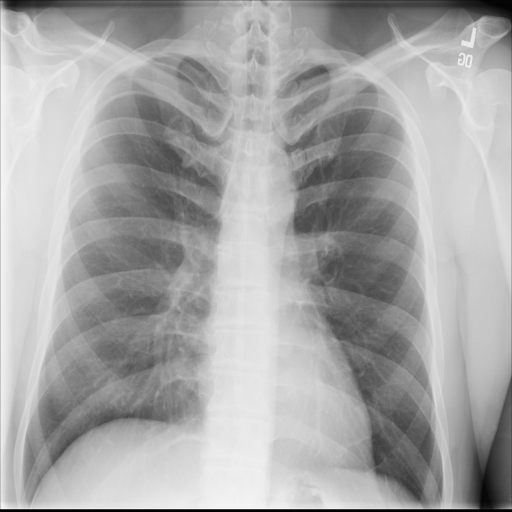
#> input picture dataset/ref/00000531_003.png, 1024 x 1024 px, found by its file name (shown at 1/2 size); its folder holds only this picture in this run
$ jupyter execute --allow-errors 'Localized energy-based Normalization.ipynb'
#> lines starting #> are read from the running program, lines starting #| are printed output that depends on the picture
[cell 1]
import cv2
import numpy
import os

def get_sigma(i):
    return 2 ** i

def decompose_to_energy_bands(image, b):
    energy_bands = {}
    energy_bands[0] = image
    for i in range(1, b + 1):
        energy_bands[i] = energy_bands[i - 1] - cv2.GaussianBlur(energy_bands[i - 1], (0, 0), get_sigma(i))
    return energy_bands


def m_func(energy_band, omega):
    interest_sum = 0
    n = len(omega)
    for i in range(n):
        pos = omega[i]
        interest_sum += energy_band[pos[0]][pos[1]]
    return 1.0 / (n - 1) * interest_sum


def compute_energy_value(i, omega, energy_bands):
    energy_band = energy_bands.get(i)
    m = m_func(energy_band, omega)
    n = len(omega)
    sum_of_square = 0
    for j in range(n):
        pos = omega[j]
        x = pos[0]
        y = pos[1]
        sum_of_square += (energy_band[x][y] - m) ** 2
    return (1.0 / (n-1) * sum_of_square) ** 0.5


def compute_ref_energy_value(i, omega, ref_images_energy_bands):
    sum_of_energy_value = 0
    r = len(ref_images_energy_bands)
    for j in range(r):
        sum_of_energy_value += compute_energy_value(i, omega, ref_images_energy_bands[i])
    return 1.0 / r * sum_of_energy_value


def compute_normalized_image(energy_bands, lambda_indicator, b):
    norm = []
    for i in range(1, b + 1):
        norm_i = numpy.array(energy_bands[i]) * lambda_indicator[i]
        if norm == []:
            norm = norm_i
        else:
            norm = numpy.add(norm, norm_i)
    return norm


# the entrance of the algorithm, image is a 2d array of pixel intensity
# ref_images is a list of 2d array (of pixel intensity), b is the band
# count, omega is a list of [x, y] where x,y stand for the pixel position
# of the interests region
def begin_enorm(image, ref_images, omega, b):
    # decompose all ref images
    ref_images_energy_bands = {}
    r = len(ref_images)
    for i in range(r):
        ref_images_energy_bands[i] = decompose_to_energy_bands(ref_images[i], b)

    # compute ref energy value
    ref_energy_values = {}
    for i in range(1, b + 1):
        ref_energy_values[i] = compute_ref_energy_value(i, omega, ref_images_energy_bands)

    lambda_indicator = {}

    i_norm = image
    counter = 0
    while counter < 30:
        cur_image = i_norm
        energy_bands = decompose_to_energy_bands(cur_image, b)
        for i in range(1, b + 1):
            energy_value = compute_energy_value(i, omega, energy_bands)
            lambda_indicator[i] = ref_energy_values[i] / energy_value
        i_norm = compute_normalized_image(energy_bands, lambda_indicator, b)
        counter += 1
        print(lambda_indicator)
        print(i_norm)
        print(counter)
        print(b)

    cv2.imwrite("norm_result.jpg", i_norm)

ref_images = []
for file in os.listdir("ref"):
    img = cv2.imread(os.path.join("ref", file)).astype(numpy.float32)
#> img: shape (1024, 1024, 3) float32; min 0, max 255, mean 166.9
    img = cv2.cvtColor(img, cv2.COLOR_BGR2GRAY)
#> img: shape (1024, 1024) float32
    img = cv2.resize(img, (280, 280))[28:252, 28:252]
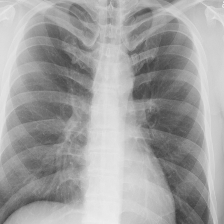
#> img: shape (224, 224) float32; min 59.13, max 238.6, mean 161.9
    cv2.imwrite(os.path.join("small_ref", file), img)
    ref_images.append(img)

orig_image = cv2.imread("test/covid/01E392EE-69F9-4E33-BFCE-E5C968654078.jpeg").astype(numpy.float32)
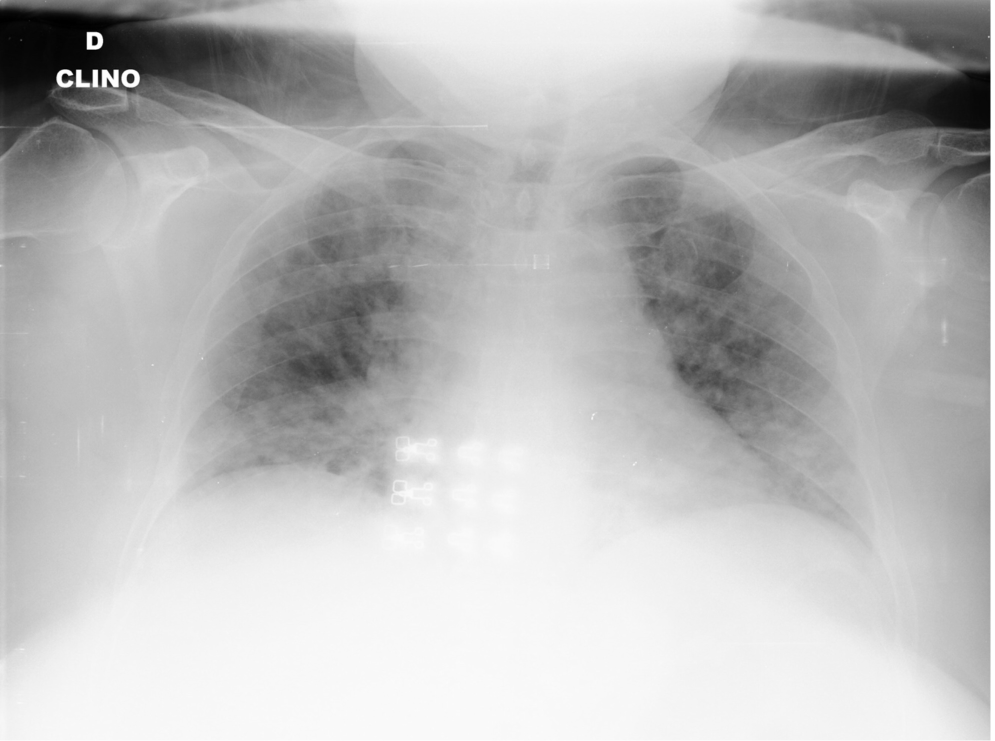
#> input picture dataset/covid/01E392EE-69F9-4E33-BFCE-E5C968654078.jpeg, 1989 x 1482 px, found by its file name (shown at 1/2 size)
#> orig_image: shape (1482, 1989, 3) float32; min 0, max 255, mean 186.8
orig_image = cv2.cvtColor(orig_image, cv2.COLOR_BGR2GRAY)
#> orig_image: shape (1482, 1989) float32
omega = []
for i in range(224):
    for j in range(224):
        omega.append([i, j])

b = 5
#> (the rest of this cell did not finish here and is left out)

#> in begin_enorm, `r = len(ref_images)`: r = 1
#> after the loop in begin_enorm, `for i in range(r):`: ref_images_energy_bands = 1 item
#> the loop in begin_enorm, `for i in range(1, b + 1):` made 1 pass
#> after the loop in begin_enorm, `for i in range(1, b + 1):`: ref_energy_values = 0 items
